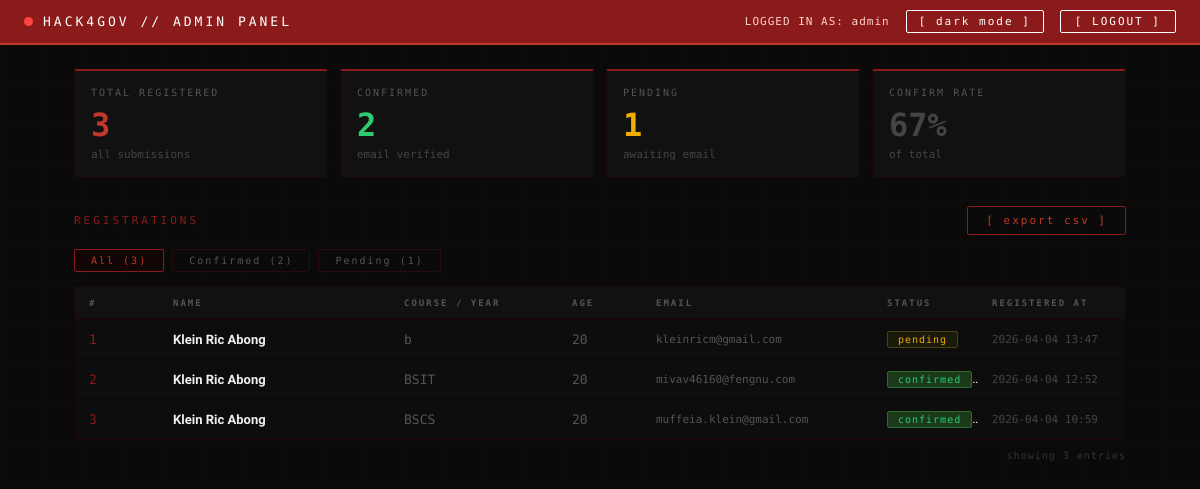
Before: /admin (signed in) with the older database file.
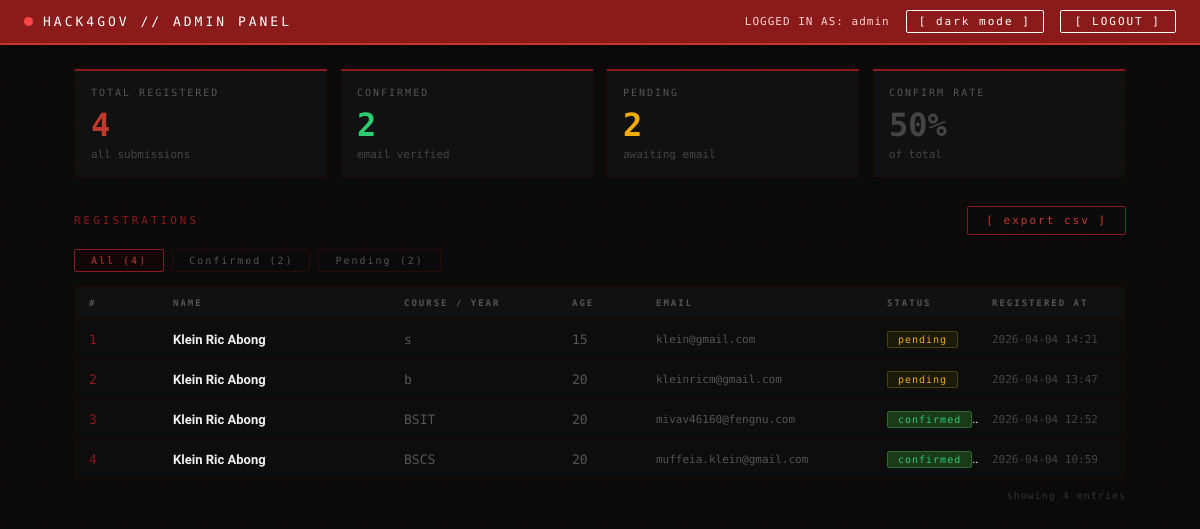
After: the same page with the newer database file.
### tables this page shows
CREATE TABLE registrations (
            id             INTEGER PRIMARY KEY AUTOINCREMENT,
            name           TEXT    NOT NULL,
            age            INTEGER NOT NULL,
            course_year    TEXT    NOT NULL,
            contact_number TEXT    NOT NULL,
            email          TEXT    NOT NULL UNIQUE,
            confirmed      INTEGER DEFAULT 0,
            token          TEXT    NOT NULL,
            registered_at  TIMESTAMP DEFAULT CURRENT_TIMESTAMP
        );

### app.py (the view)
@app.route('/admin')
@login_required   # ← protects this route — redirects to login if not logged in
def admin_dashboard():
    conn = get_db()
    try:
        all_rows = conn.execute("""
            SELECT id, name, age, course_year, contact_number,
                   email, confirmed, registered_at
            FROM registrations
            ORDER BY registered_at DESC
        """).fetchall()
        stats = conn.execute("""
            SELECT
                COUNT(*)        AS total,
                SUM(confirmed)  AS confirmed,
                COUNT(*) - SUM(confirmed) AS pending
            FROM registrations
        """).fetchone()
    except Exception as e:
        print(f"DB error: {e}")
        all_rows = []
        stats    = {'total': 0, 'confirmed': 0, 'pending': 0}
        conn.close()
    else:
        conn.close()
    total     = stats['total']     or 0
    confirmed = stats['confirmed'] or 0
    pending   = stats['pending']   or 0
    rate      = round((confirmed / total * 100)) if total > 0 else 0
    return render_template('/admin/admin_dashboard.html',
        registrations = [dict(r) for r in all_rows],
        total         = total,
        confirmed     = confirmed,
        pending       = pending,
        rate          = rate,
        admin_user    = session.get('admin_username', 'admin')
    )

### app.py (called while the page is built)
def get_db():
    conn = sqlite3.connect(DB_PATH, timeout=30, check_same_thread=False)
    conn.row_factory = sqlite3.Row
    conn.execute("PRAGMA busy_timeout = 30000;")
    return conn

def login_required(f):
    @wraps(f)
    def decorated(*args, **kwargs):
        if not session.get('admin_logged_in'):
            flash('Please log in to access the admin panel.')
            return redirect(url_for('admin_login'))
        return f(*args, **kwargs)
    return decorated

### templates/admin/admin_dashboard.html (shortened to what this page needs)
<!DOCTYPE html>
<html lang="en">
<head>
</head>
<body>
  <div class="topbar">
    <div class="topbar-left">
      <div class="dot"></div>
      <span class="topbar-title">HACK4GOV // ADMIN PANEL</span>
    </div>
    <div class="topbar-right">
      <span class="topbar-user">LOGGED IN AS: {{ admin_user }}</span>
      <button id="theme-toggle" class="theme-toggle" onclick="toggleTheme()">[ dark mode ]</button>
      <a href="{{ url_for('admin_logout') }}" class="btn-logout">[ LOGOUT ]</a>
    </div>
  </div>
  <div class="content">
    <div class="stats-grid">
      <div class="stat-card">
        <div class="stat-label">Total Registered</div>
        <div class="stat-num" style="color:var(--accent-strong);">{{ total }}</div>
        <div class="stat-sub">all submissions</div>
      </div>
      <div class="stat-card">
        <div class="stat-label">Confirmed</div>
        <div class="stat-num" style="color:#2ecc71;">{{ confirmed }}</div>
        <div class="stat-sub">email verified</div>
      </div>
      <div class="stat-card">
        <div class="stat-label">Pending</div>
        <div class="stat-num" style="color:#f0ad00;">{{ pending }}</div>
        <div class="stat-sub">awaiting email</div>
      </div>
      <div class="stat-card">
        <div class="stat-label">Confirm Rate</div>
        <div class="stat-num" style="color:var(--muted-2);">{{ rate }}%</div>
        <div class="stat-sub">of total</div>
      </div>
    </div>
    <div class="section-header">
      <span class="section-title">registrations</span>
      <a href="{{ url_for('admin_export') }}" class="btn btn-export">[ export csv ]</a>
    </div>
    <div class="filter-row">
      <button class="filter-btn active" onclick="filterTable('all', this)">All ({{ total }})</button>
      <button class="filter-btn" onclick="filterTable('confirmed', this)">Confirmed ({{ confirmed }})</button>
      <button class="filter-btn" onclick="filterTable('pending', this)">Pending ({{ pending }})</button>
    </div>
    <div class="table-wrap">
      <table id="reg-table">
        <thead>
          <tr>
            <th style="width:50px;">#</th>
            <th style="width:22%;">Name</th>
            <th style="width:16%;">Course / Year</th>
            <th style="width:8%;">Age</th>
            <th style="width:22%;">Email</th>
            <th style="width:10%;">Status</th>
            <th style="width:14%;">Registered At</th>
          </tr>
        </thead>
        <tbody>
          {% for reg in registrations %}
          <tr data-status="{{ 'confirmed' if reg.confirmed == 1 else 'pending' }}">
            <td class="mono" style="color:var(--accent);">
              {{ loop.index }}
            </td>
            <td style="font-weight:600; color:var(--text);">{{ reg.name }}</td>
            <td class="mono" style="color:var(--muted);">{{ reg.course_year }}</td>
            <td class="mono" style="color:var(--muted);">{{ reg.age }}</td>
            <td class="mono" style="color:var(--email); font-size:11px;">{{ reg.email }}</td>
            <td>
              {% if reg.confirmed == 1 %}
                <span class="badge badge-confirmed">confirmed</span>
              {% else %}
                <span class="badge badge-pending">pending</span>
              {% endif %}
            </td>
            <td class="mono" style="color:var(--muted-2); font-size:11px;">
              {{ reg.registered_at[:16] if reg.registered_at else '—' }}
            </td>
          </tr>
          {% endfor %}
        </tbody>
      </table>
    </div>
    <div class="table-footer" id="table-footer">
      showing {{ total }} entries
    </div>
  </div>
</body>
</html>

Changed rows visible on the page:
added registrations: name "Klein Ric Abong", course_year "s", age "15", email "klein@gmail.com", confirmed "pending", registered_at "2026-04-04 14:21"
Other visible differences:
{{ total }}: "3" → "4"
{{ pending }}: "1" → "2"
{{ rate }}: "67" → "50"
